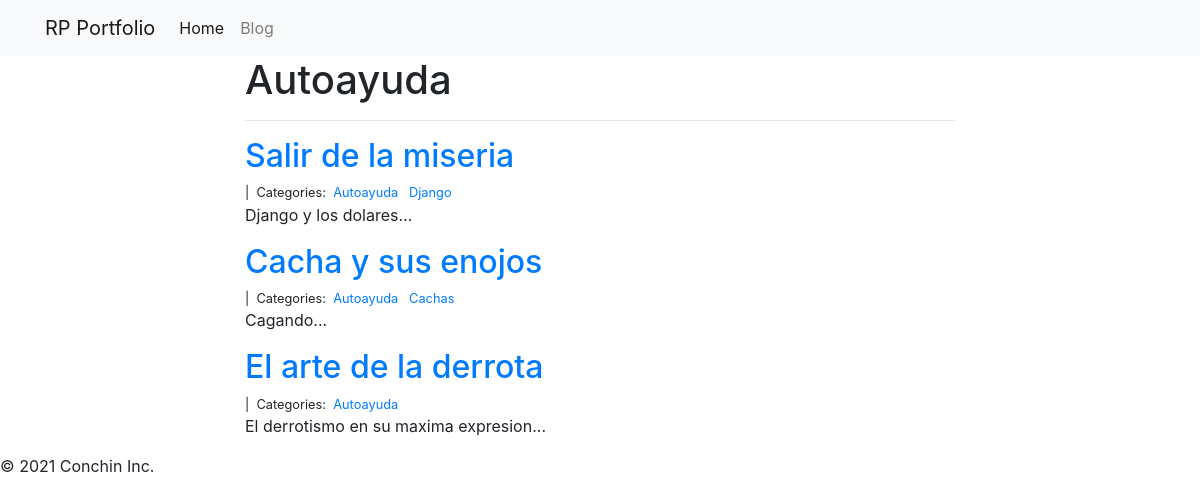
The app's page /blog/Autoayuda/ with its own data.
### blog/models.py (models this page shows, shortened)
class Category(models.Model):
    name = models.CharField(max_length=20)

class Post(models.Model):
    title = models.CharField(max_length=200)
    body = models.TextField()
    created = models.DateTimeField(auto_now_add=True)
    modified = models.DateTimeField(auto_now=True)
    categories = models.ManyToManyField('Category', related_name='posts')

### blog/views.py (the view)
# urls.py: path('<category>/', views.blog_category, name="blog_category"),
def blog_category(request, category):
    posts = Post.objects.filter(categories__name__contains=category).order_by('-created')
    context = {
        'category':category,
        'posts':posts,
    }
    return render(request, 'blog_category.html', context)

### blog/templates/blog_category.html
{% extends "base.html" %}
{% block page_content %}
<div class="col-md-8 offset-md-2">
    <h1>{{ category | title }}</h1>
    <hr>
    {% for post in posts %}
        <h2><a href="{% url 'blog_detail' post.pk%}">{{ post.title }}</a></h2>
        <small>
            {{ post.created_on.date }} |&nbsp;
            Categories:&nbsp;
            {% for category in post.categories.all %}
            <a href="{% url 'blog_category' category.name %}">
                {{ category.name }}
            </a>&nbsp;
            {% endfor %}
        </small>
        <p>{{ post.body | slice:":400" }}...</p>
    {% endfor %}
</div>
{% endblock %}

### records on screen
Category: name "Autoayuda"
Post: title "Salir de la miseria", body "Django y los dolares"
Category: name "Django"
Post: title "Cacha y sus enojos", body "Cagando"
Category: name "Cachas"
Post: title "El arte de la derrota", body "El derrotismo en su maxima expresion"
